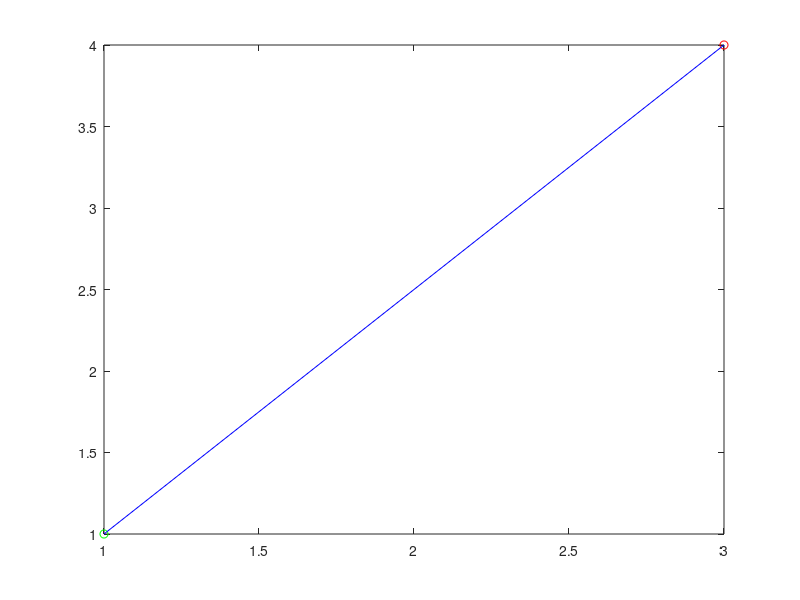

MATLAB code to generate this figure: (Note: this script raises an error after producing the figure.)
clear; 
close all;
clc;

p1 = [1,1];
p2 = [3,4];

figure;
plot(p1(1),p1(2),'go'); hold on;
plot(p2(1),p2(2),'ro');
plot([p1(1) p2(1)],[p1(2) p2(2)],'b-');

th = atan2(p2(2)-p1(2),p2(1)-p1(1))+pi/2;
%th = pi/3;

ax = 1;
ay =0.1;
R1 = [cos(th) sin(th); -sin(th) cos(th)];
T1 = [1/ax 0; 0 1/ay];
D1 = T1*R1;
delp = p2-p1;
delpp = D1*delp';


%         ellipseParams.xc : x-center of ellipse
%         ellipseParams.yc : y-center of ellipse
%         ellipseParams.semiMinor : semi-minor axis of ellipse
%                                 : half the 
%         ellipseParams.semiMajor : semi-major axis of ellipse
%         ellipseParams.angle : right-handed angle of semi-major axis
%                               measured from x-axis
ellipseParams.mean = p1;
ellipseParams.semiMinor = ay;
ellipseParams.semiMajor = ax;
ellipseParams.angle = th;
numPts = 20;
[xe,ye] = ellipseCoords(ellipseParams, numPts)
plot(xe,ye,'k--');

axis equal;
norm(delp)
norm(delpp)